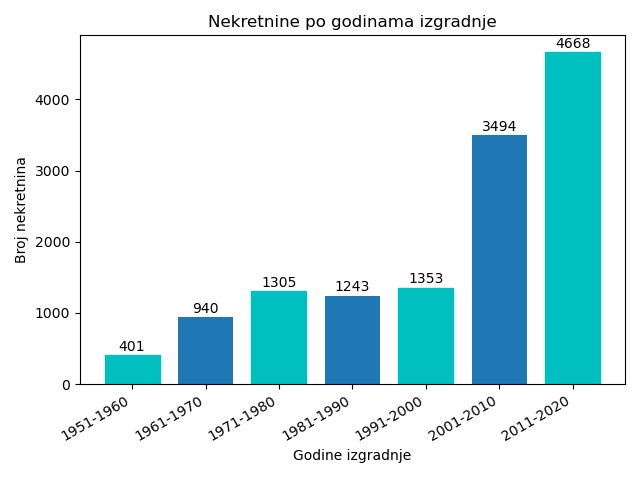

Generate this figure with Python:
#Broj izgrađenih nekretnina po dekadama (1951-1960, 1961-1970, 1971-1980, 1981-1990, 1991-2000, 2001-2010, 2011-2020)1,
# a obuhvatiti i sekcije za prodaju i za iznajmljivanje.

import json
import matplotlib.pyplot as plt
import numpy as np

dict_json = {'1951-1960': 0, '1961-1970': 0, '1971-1980': 0, '1981-1990': 0, '1991-2000': 0, '2001-2010': 0, '2011-2020': 0}


def updateDict(r):
    if 1951 <= r <= 1960:
        dict_json['1951-1960'] += 1
    elif 1961 <= r <= 1970:
        dict_json['1961-1970'] += 1
    elif 1971 <= r <= 1980:
        dict_json['1971-1980'] += 1
    elif 1981 <= r <= 1990:
        dict_json['1981-1990'] += 1
    elif 1991 <= r <= 2000:
        dict_json['1991-2000'] += 1
    elif 2001 <= r <= 2010:
        dict_json['2001-2010'] += 1
    elif 2011 <= r <= 2020:
        dict_json['2011-2020'] += 1

def plotting():
    labels = ['1951-1960', '1961-1970', '1971-1980', '1981-1990', '1991-2000', '2001-2010', '2011-2020']
    x = np.arange(len(labels))  # the label locations [0 1 2 3 4 5 6]
    width = 0.75  # the width of the bars
    values = [dict_json['1951-1960'], dict_json['1961-1970'], dict_json['1971-1980'], dict_json['1981-1990'], dict_json['1991-2000'], dict_json['2001-2010'], dict_json['2011-2020']]
    fig, ax = plt.subplots()
    rects1 = ax.bar(x, values, width)
    i = 0
    for r in rects1:
        if i % 2 == 0:
            r.set_color('c')
        i += 1
    # Add some text for labels, title and custom x-axis tick labels, etc.
    ax.set_ylabel('Broj nekretnina')
    ax.set_xlabel('Godine izgradnje')
    ax.set_title('Nekretnine po godinama izgradnje')
    ax.set_xticks(x)
    ax.set_xticklabels(labels)
    ax.bar_label(rects1, padding=1)
    fig.tight_layout()
    fig.autofmt_xdate()
    plt.savefig('izgradjene_nekretnine.png')
    plt.show()

def create_json(file):
    with open(file, 'r') as infile:
        result = json.load(infile)
        for r in result:
            if r['godina_izgradnje'] is not None:
                updateDict(r['godina_izgradnje'])

    print(dict_json)

    with open('izgradjene_nekretnine.json', 'w') as output_file:
        output_file.write(
            '[' +
            json.dumps(dict_json, indent=4) +
            ']\n')


create_json("../data_real_estates.json")
plotting()
